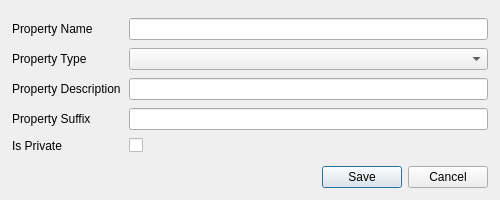
<?xml version="1.0" encoding="UTF-8"?>
<ui version="4.0">
 <class>BlackboardPropertyDialog</class>
 <widget class="QDialog" name="BlackboardPropertyDialog">
  <property name="geometry">
   <rect>
    <x>0</x>
    <y>0</y>
    <width>500</width>
    <height>200</height>
   </rect>
  </property>
  <property name="sizePolicy">
   <sizepolicy hsizetype="Fixed" vsizetype="Fixed">
    <horstretch>0</horstretch>
    <verstretch>0</verstretch>
   </sizepolicy>
  </property>
  <property name="minimumSize">
   <size>
    <width>500</width>
    <height>200</height>
   </size>
  </property>
  <property name="maximumSize">
   <size>
    <width>500</width>
    <height>200</height>
   </size>
  </property>
  <property name="windowTitle">
   <string>Blackboard Property</string>
  </property>
  <property name="modal">
   <bool>true</bool>
  </property>
  <layout class="QVBoxLayout" name="verticalLayout">
   <property name="spacing">
    <number>8</number>
   </property>
   <property name="leftMargin">
    <number>12</number>
   </property>
   <property name="topMargin">
    <number>12</number>
   </property>
   <property name="rightMargin">
    <number>12</number>
   </property>
   <property name="bottomMargin">
    <number>12</number>
   </property>
   <item>
    <layout class="QFormLayout" name="formLayout">
     <property name="formAlignment">
      <set>Qt::AlignLeading|Qt::AlignLeft|Qt::AlignVCenter</set>
     </property>
     <property name="horizontalSpacing">
      <number>8</number>
     </property>
     <property name="verticalSpacing">
      <number>8</number>
     </property>
     <item row="0" column="0">
      <widget class="QLabel" name="propertyNameLabel">
       <property name="text">
        <string>Property Name</string>
       </property>
      </widget>
     </item>
     <item row="0" column="1">
      <widget class="QLineEdit" name="propertyNameLineEdit"/>
     </item>
     <item row="1" column="0">
      <widget class="QLabel" name="propertyTypeLabel">
       <property name="text">
        <string>Property Type</string>
       </property>
      </widget>
     </item>
     <item row="1" column="1">
      <widget class="QComboBox" name="propertyTypeComboBox"/>
     </item>
     <item row="2" column="0">
      <widget class="QLabel" name="propertyDescriptionLabel">
       <property name="text">
        <string>Property Description</string>
       </property>
      </widget>
     </item>
     <item row="2" column="1">
      <widget class="QLineEdit" name="propertyDescriptionLineEdit"/>
     </item>
     <item row="4" column="0">
      <widget class="QLabel" name="isPrivateLabel">
       <property name="toolTip">
        <string>Define if this property is displayed in the editor or not. Private properties are usefull for usage inside the behavior tree only.</string>
       </property>
       <property name="text">
        <string>Is Private</string>
       </property>
      </widget>
     </item>
     <item row="4" column="1">
      <widget class="QCheckBox" name="isPrivateCheckBox"/>
     </item>
     <item row="3" column="0">
      <widget class="QLabel" name="propertySuffixLabel">
       <property name="toolTip">
        <string>The suffix to display in the editor.</string>
       </property>
       <property name="text">
        <string>Property Suffix</string>
       </property>
      </widget>
     </item>
     <item row="3" column="1">
      <widget class="QLineEdit" name="propertySuffixLineEdit"/>
     </item>
    </layout>
   </item>
   <item>
    <widget class="QDialogButtonBox" name="buttonBox">
     <property name="orientation">
      <enum>Qt::Horizontal</enum>
     </property>
     <property name="standardButtons">
      <set>QDialogButtonBox::Cancel|QDialogButtonBox::Save</set>
     </property>
     <property name="centerButtons">
      <bool>false</bool>
     </property>
    </widget>
   </item>
  </layout>
 </widget>
 <resources/>
 <connections>
  <connection>
   <sender>buttonBox</sender>
   <signal>accepted()</signal>
   <receiver>BlackboardPropertyDialog</receiver>
   <slot>accept()</slot>
   <hints>
    <hint type="sourcelabel">
     <x>248</x>
     <y>254</y>
    </hint>
    <hint type="destinationlabel">
     <x>157</x>
     <y>274</y>
    </hint>
   </hints>
  </connection>
  <connection>
   <sender>buttonBox</sender>
   <signal>rejected()</signal>
   <receiver>BlackboardPropertyDialog</receiver>
   <slot>reject()</slot>
   <hints>
    <hint type="sourcelabel">
     <x>316</x>
     <y>260</y>
    </hint>
    <hint type="destinationlabel">
     <x>286</x>
     <y>274</y>
    </hint>
   </hints>
  </connection>
 </connections>
</ui>
